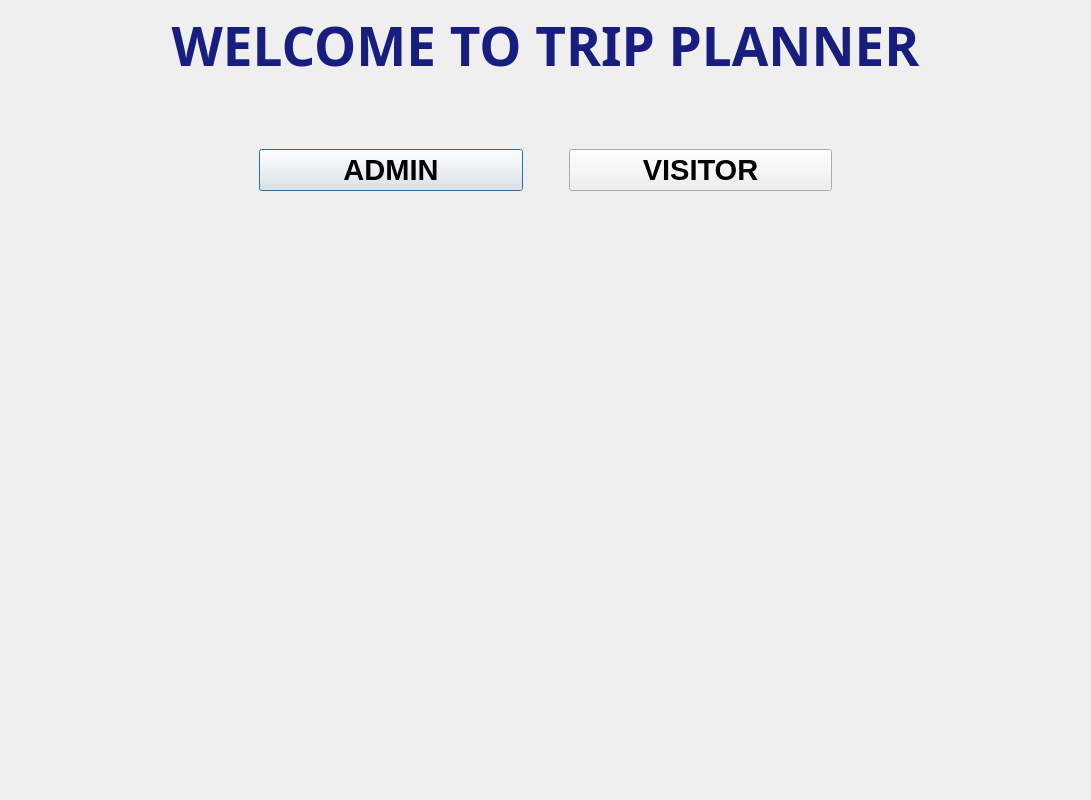
<?xml version="1.0" encoding="UTF-8"?>
<ui version="4.0">
 <class>MainWindow</class>
 <widget class="QMainWindow" name="MainWindow">
  <property name="geometry">
   <rect>
    <x>0</x>
    <y>0</y>
    <width>1091</width>
    <height>800</height>
   </rect>
  </property>
  <property name="windowTitle">
   <string>TRIP PLANNER</string>
  </property>
  <property name="styleSheet">
   <string notr="true">background-image:url(:/newPrefix/backgd.jpg)</string>
  </property>
  <widget class="QWidget" name="centralwidget">
   <layout class="QVBoxLayout" name="verticalLayout_2">
    <item>
     <layout class="QVBoxLayout" name="verticalLayout">
      <item>
       <widget class="QLabel" name="label_2">
        <property name="enabled">
         <bool>true</bool>
        </property>
        <property name="sizePolicy">
         <sizepolicy hsizetype="Expanding" vsizetype="Expanding">
          <horstretch>0</horstretch>
          <verstretch>0</verstretch>
         </sizepolicy>
        </property>
        <property name="font">
         <font>
          <family>Castellar</family>
          <pointsize>40</pointsize>
          <weight>50</weight>
          <italic>false</italic>
          <bold>false</bold>
         </font>
        </property>
        <property name="autoFillBackground">
         <bool>false</bool>
        </property>
        <property name="frameShape">
         <enum>QFrame::NoFrame</enum>
        </property>
        <property name="frameShadow">
         <enum>QFrame::Raised</enum>
        </property>
        <property name="lineWidth">
         <number>1</number>
        </property>
        <property name="midLineWidth">
         <number>0</number>
        </property>
        <property name="text">
         <string>&lt;html&gt;&lt;head/&gt;&lt;body&gt;&lt;p align=&quot;center&quot;&gt;&lt;span style=&quot; font-size:40pt; font-weight:600; color:#181e7f;&quot;&gt;WELCOME TO TRIP PLANNER&lt;/span&gt;&lt;/p&gt;&lt;/body&gt;&lt;/html&gt;</string>
        </property>
        <property name="textFormat">
         <enum>Qt::RichText</enum>
        </property>
        <property name="scaledContents">
         <bool>false</bool>
        </property>
        <property name="alignment">
         <set>Qt::AlignHCenter|Qt::AlignTop</set>
        </property>
        <property name="wordWrap">
         <bool>true</bool>
        </property>
       </widget>
      </item>
      <item>
       <layout class="QHBoxLayout" name="horizontalLayout">
        <item>
         <spacer name="horizontalSpacer">
          <property name="orientation">
           <enum>Qt::Horizontal</enum>
          </property>
          <property name="sizeType">
           <enum>QSizePolicy::Fixed</enum>
          </property>
          <property name="sizeHint" stdset="0">
           <size>
            <width>250</width>
            <height>20</height>
           </size>
          </property>
         </spacer>
        </item>
        <item>
         <widget class="QPushButton" name="adminbtn">
          <property name="sizePolicy">
           <sizepolicy hsizetype="Minimum" vsizetype="Fixed">
            <horstretch>0</horstretch>
            <verstretch>0</verstretch>
           </sizepolicy>
          </property>
          <property name="font">
           <font>
            <pointsize>22</pointsize>
            <weight>75</weight>
            <bold>true</bold>
           </font>
          </property>
          <property name="text">
           <string>ADMIN</string>
          </property>
          <property name="default">
           <bool>true</bool>
          </property>
          <property name="flat">
           <bool>false</bool>
          </property>
         </widget>
        </item>
        <item>
         <spacer name="horizontalSpacer_3">
          <property name="orientation">
           <enum>Qt::Horizontal</enum>
          </property>
          <property name="sizeType">
           <enum>QSizePolicy::Fixed</enum>
          </property>
          <property name="sizeHint" stdset="0">
           <size>
            <width>40</width>
            <height>20</height>
           </size>
          </property>
         </spacer>
        </item>
        <item>
         <widget class="QPushButton" name="visitorbtn">
          <property name="sizePolicy">
           <sizepolicy hsizetype="Minimum" vsizetype="Minimum">
            <horstretch>0</horstretch>
            <verstretch>0</verstretch>
           </sizepolicy>
          </property>
          <property name="font">
           <font>
            <pointsize>22</pointsize>
            <weight>75</weight>
            <bold>true</bold>
           </font>
          </property>
          <property name="text">
           <string>VISITOR</string>
          </property>
          <property name="default">
           <bool>false</bool>
          </property>
          <property name="flat">
           <bool>false</bool>
          </property>
         </widget>
        </item>
        <item>
         <spacer name="horizontalSpacer_2">
          <property name="orientation">
           <enum>Qt::Horizontal</enum>
          </property>
          <property name="sizeType">
           <enum>QSizePolicy::Fixed</enum>
          </property>
          <property name="sizeHint" stdset="0">
           <size>
            <width>250</width>
            <height>20</height>
           </size>
          </property>
         </spacer>
        </item>
       </layout>
      </item>
     </layout>
    </item>
    <item>
     <spacer name="verticalSpacer">
      <property name="orientation">
       <enum>Qt::Vertical</enum>
      </property>
      <property name="sizeType">
       <enum>QSizePolicy::Fixed</enum>
      </property>
      <property name="sizeHint" stdset="0">
       <size>
        <width>20</width>
        <height>600</height>
       </size>
      </property>
     </spacer>
    </item>
   </layout>
  </widget>
 </widget>
 <resources>
  <include location="../Trip Planner App/qrcfiles/fe.qrc"/>
 </resources>
 <connections/>
</ui>
